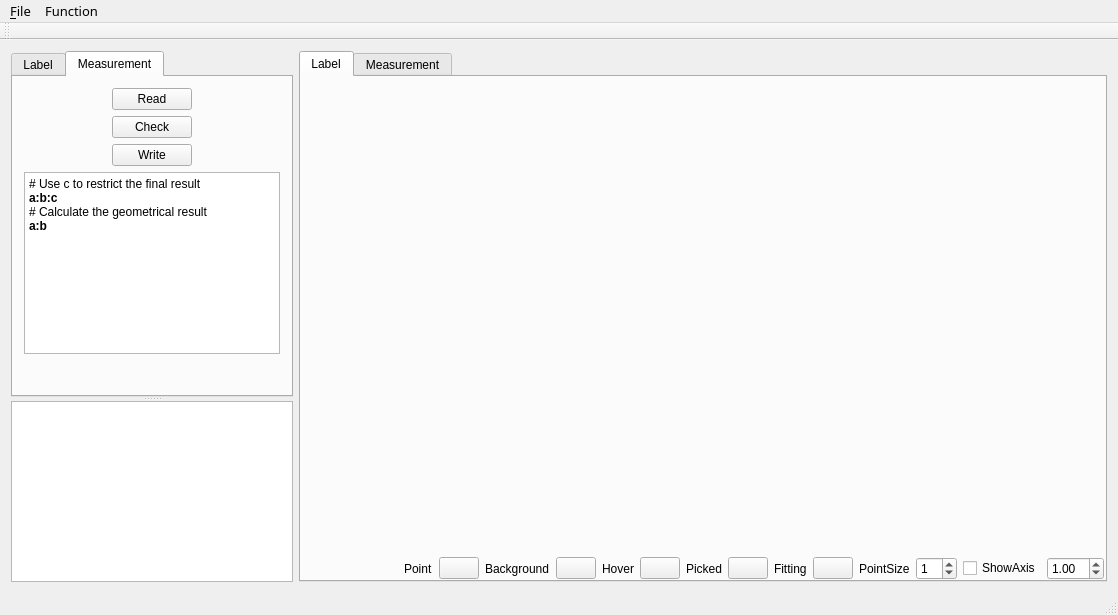
<?xml version="1.0" encoding="UTF-8"?>
<ui version="4.0">
 <class>MainWindow</class>
 <widget class="QMainWindow" name="MainWindow">
  <property name="geometry">
   <rect>
    <x>0</x>
    <y>0</y>
    <width>1118</width>
    <height>615</height>
   </rect>
  </property>
  <property name="windowTitle">
   <string>MainWindow</string>
  </property>
  <widget class="QWidget" name="centralWidget">
   <layout class="QGridLayout" name="gridLayout">
    <item row="0" column="0">
     <widget class="QSplitter" name="splitter">
      <property name="orientation">
       <enum>Qt::Vertical</enum>
      </property>
      <widget class="QTabWidget" name="tabWidget">
       <property name="sizePolicy">
        <sizepolicy hsizetype="Preferred" vsizetype="Preferred">
         <horstretch>0</horstretch>
         <verstretch>0</verstretch>
        </sizepolicy>
       </property>
       <property name="autoFillBackground">
        <bool>true</bool>
       </property>
       <property name="tabPosition">
        <enum>QTabWidget::North</enum>
       </property>
       <property name="tabShape">
        <enum>QTabWidget::Rounded</enum>
       </property>
       <property name="currentIndex">
        <number>1</number>
       </property>
       <property name="movable">
        <bool>false</bool>
       </property>
       <property name="tabBarAutoHide">
        <bool>true</bool>
       </property>
       <widget class="QWidget" name="tab">
        <attribute name="title">
         <string>Label</string>
        </attribute>
        <layout class="QGridLayout" name="gridLayout_2">
         <item row="0" column="0">
          <layout class="QVBoxLayout" name="verticalLayout_2">
           <property name="spacing">
            <number>6</number>
           </property>
           <property name="sizeConstraint">
            <enum>QLayout::SetDefaultConstraint</enum>
           </property>
           <property name="leftMargin">
            <number>0</number>
           </property>
           <property name="rightMargin">
            <number>0</number>
           </property>
           <property name="bottomMargin">
            <number>0</number>
           </property>
           <item>
            <layout class="QHBoxLayout" name="horizontalLayout_6" stretch="1,1">
             <property name="spacing">
              <number>6</number>
             </property>
             <item>
              <widget class="QPushButton" name="pushButton_load_data">
               <property name="text">
                <string>Load PointCloud</string>
               </property>
              </widget>
             </item>
             <item>
              <spacer name="horizontalSpacer_2">
               <property name="orientation">
                <enum>Qt::Horizontal</enum>
               </property>
               <property name="sizeHint" stdset="0">
                <size>
                 <width>40</width>
                 <height>20</height>
                </size>
               </property>
              </spacer>
             </item>
            </layout>
           </item>
           <item>
            <layout class="QHBoxLayout" name="horizontalLayout_5">
             <property name="spacing">
              <number>6</number>
             </property>
             <property name="sizeConstraint">
              <enum>QLayout::SetDefaultConstraint</enum>
             </property>
             <property name="leftMargin">
              <number>0</number>
             </property>
             <item>
              <widget class="QPushButton" name="btn_start_labeling">
               <property name="text">
                <string>Start Labeling</string>
               </property>
              </widget>
             </item>
             <item>
              <widget class="QPushButton" name="btn_cancel_labeling">
               <property name="text">
                <string>Cancel Labeling</string>
               </property>
              </widget>
             </item>
            </layout>
           </item>
           <item>
            <layout class="QHBoxLayout" name="horizontalLayout_2">
             <property name="spacing">
              <number>6</number>
             </property>
             <item>
              <widget class="QPushButton" name="btn_point_labeling">
               <property name="text">
                <string>point</string>
               </property>
              </widget>
             </item>
             <item>
              <widget class="QPushButton" name="btn_line_labeling">
               <property name="text">
                <string>line</string>
               </property>
              </widget>
             </item>
            </layout>
           </item>
           <item>
            <layout class="QHBoxLayout" name="horizontalLayout_3">
             <item>
              <widget class="QPushButton" name="btn_plane_labeling">
               <property name="text">
                <string>plane</string>
               </property>
              </widget>
             </item>
             <item>
              <widget class="QPushButton" name="btn_cylinder_labeling">
               <property name="text">
                <string>cylinder</string>
               </property>
              </widget>
             </item>
            </layout>
           </item>
           <item>
            <widget class="Line" name="line">
             <property name="orientation">
              <enum>Qt::Horizontal</enum>
             </property>
            </widget>
           </item>
           <item>
            <layout class="QHBoxLayout" name="horizontalLayout_4">
             <item>
              <widget class="QPushButton" name="pushButton_check_list">
               <property name="text">
                <string>Check Label List</string>
               </property>
              </widget>
             </item>
             <item>
              <widget class="QPushButton" name="btn_export_label_infor">
               <property name="text">
                <string>Export Labels</string>
               </property>
              </widget>
             </item>
            </layout>
           </item>
          </layout>
         </item>
         <item row="2" column="0">
          <spacer name="verticalSpacer">
           <property name="orientation">
            <enum>Qt::Vertical</enum>
           </property>
           <property name="sizeHint" stdset="0">
            <size>
             <width>20</width>
             <height>40</height>
            </size>
           </property>
          </spacer>
         </item>
        </layout>
       </widget>
       <widget class="QWidget" name="tab_2">
        <attribute name="title">
         <string>Measurement</string>
        </attribute>
        <layout class="QGridLayout" name="gridLayout_6">
         <item row="0" column="0">
          <layout class="QVBoxLayout" name="verticalLayout_4">
           <item>
            <layout class="QHBoxLayout" name="horizontalLayout_9">
             <item>
              <spacer name="horizontalSpacer_6">
               <property name="orientation">
                <enum>Qt::Horizontal</enum>
               </property>
               <property name="sizeHint" stdset="0">
                <size>
                 <width>40</width>
                 <height>20</height>
                </size>
               </property>
              </spacer>
             </item>
             <item>
              <widget class="QPushButton" name="btn_measurement_read">
               <property name="text">
                <string>Read</string>
               </property>
              </widget>
             </item>
             <item>
              <spacer name="horizontalSpacer_5">
               <property name="orientation">
                <enum>Qt::Horizontal</enum>
               </property>
               <property name="sizeHint" stdset="0">
                <size>
                 <width>40</width>
                 <height>20</height>
                </size>
               </property>
              </spacer>
             </item>
            </layout>
           </item>
           <item>
            <layout class="QHBoxLayout" name="horizontalLayout_10">
             <item>
              <spacer name="horizontalSpacer_7">
               <property name="orientation">
                <enum>Qt::Horizontal</enum>
               </property>
               <property name="sizeHint" stdset="0">
                <size>
                 <width>40</width>
                 <height>20</height>
                </size>
               </property>
              </spacer>
             </item>
             <item>
              <widget class="QPushButton" name="btn_measurement_check">
               <property name="text">
                <string>Check</string>
               </property>
              </widget>
             </item>
             <item>
              <spacer name="horizontalSpacer_8">
               <property name="orientation">
                <enum>Qt::Horizontal</enum>
               </property>
               <property name="sizeHint" stdset="0">
                <size>
                 <width>40</width>
                 <height>20</height>
                </size>
               </property>
              </spacer>
             </item>
            </layout>
           </item>
           <item>
            <layout class="QHBoxLayout" name="horizontalLayout_11">
             <item>
              <spacer name="horizontalSpacer_10">
               <property name="orientation">
                <enum>Qt::Horizontal</enum>
               </property>
               <property name="sizeHint" stdset="0">
                <size>
                 <width>40</width>
                 <height>20</height>
                </size>
               </property>
              </spacer>
             </item>
             <item>
              <widget class="QPushButton" name="btn_measurement_write">
               <property name="text">
                <string>Write</string>
               </property>
              </widget>
             </item>
             <item>
              <spacer name="horizontalSpacer_9">
               <property name="orientation">
                <enum>Qt::Horizontal</enum>
               </property>
               <property name="sizeHint" stdset="0">
                <size>
                 <width>40</width>
                 <height>20</height>
                </size>
               </property>
              </spacer>
             </item>
            </layout>
           </item>
          </layout>
         </item>
         <item row="2" column="0">
          <spacer name="verticalSpacer_2">
           <property name="orientation">
            <enum>Qt::Vertical</enum>
           </property>
           <property name="sizeHint" stdset="0">
            <size>
             <width>20</width>
             <height>40</height>
            </size>
           </property>
          </spacer>
         </item>
         <item row="1" column="0">
          <widget class="QTextEdit" name="textEdit_2">
           <property name="readOnly">
            <bool>true</bool>
           </property>
           <property name="html">
            <string>&lt;!DOCTYPE HTML PUBLIC &quot;-//W3C//DTD HTML 4.0//EN&quot; &quot;http://www.w3.org/TR/REC-html40/strict.dtd&quot;&gt;
&lt;html&gt;&lt;head&gt;&lt;meta name=&quot;qrichtext&quot; content=&quot;1&quot; /&gt;&lt;meta charset=&quot;utf-8&quot; /&gt;&lt;style type=&quot;text/css&quot;&gt;
p, li { white-space: pre-wrap; }
&lt;/style&gt;&lt;/head&gt;&lt;body style=&quot; font-family:'Segoe UI'; font-size:9pt; font-weight:400; font-style:normal;&quot;&gt;
&lt;p style=&quot; margin-top:0px; margin-bottom:0px; margin-left:0px; margin-right:0px; -qt-block-indent:0; text-indent:0px;&quot;&gt;&lt;span style=&quot; font-family:'SimSun';&quot;&gt;# Use c to restrict the final result&lt;/span&gt;&lt;/p&gt;
&lt;p style=&quot; margin-top:0px; margin-bottom:0px; margin-left:0px; margin-right:0px; -qt-block-indent:0; text-indent:0px;&quot;&gt;&lt;span style=&quot; font-family:'SimSun'; font-weight:600;&quot;&gt;a:b:c&lt;/span&gt;&lt;/p&gt;
&lt;p style=&quot; margin-top:0px; margin-bottom:0px; margin-left:0px; margin-right:0px; -qt-block-indent:0; text-indent:0px;&quot;&gt;&lt;span style=&quot; font-family:'SimSun';&quot;&gt;# Calculate the geometrical result&lt;/span&gt;&lt;/p&gt;
&lt;p style=&quot; margin-top:0px; margin-bottom:0px; margin-left:0px; margin-right:0px; -qt-block-indent:0; text-indent:0px;&quot;&gt;&lt;span style=&quot; font-family:'SimSun'; font-weight:600;&quot;&gt;a:b&lt;/span&gt;&lt;/p&gt;&lt;/body&gt;&lt;/html&gt;</string>
           </property>
          </widget>
         </item>
        </layout>
       </widget>
      </widget>
      <widget class="QTextEdit" name="textEdit">
       <property name="enabled">
        <bool>true</bool>
       </property>
       <property name="sizePolicy">
        <sizepolicy hsizetype="Expanding" vsizetype="Expanding">
         <horstretch>0</horstretch>
         <verstretch>0</verstretch>
        </sizepolicy>
       </property>
      </widget>
     </widget>
    </item>
    <item row="0" column="1">
     <widget class="QTabWidget" name="tabWidget_2">
      <property name="currentIndex">
       <number>0</number>
      </property>
      <property name="movable">
       <bool>false</bool>
      </property>
      <widget class="QWidget" name="tab_3">
       <attribute name="title">
        <string>Label</string>
       </attribute>
       <layout class="QGridLayout" name="gridLayout_3">
        <property name="leftMargin">
         <number>0</number>
        </property>
        <property name="topMargin">
         <number>0</number>
        </property>
        <property name="rightMargin">
         <number>0</number>
        </property>
        <property name="bottomMargin">
         <number>0</number>
        </property>
        <property name="spacing">
         <number>1</number>
        </property>
        <item row="0" column="0">
         <layout class="QVBoxLayout" name="verticalLayout_6" stretch="12,1">
          <item>
           <widget class="QFrame" name="frame">
            <property name="enabled">
             <bool>true</bool>
            </property>
            <property name="cursor">
             <cursorShape>PointingHandCursor</cursorShape>
            </property>
            <property name="focusPolicy">
             <enum>Qt::TabFocus</enum>
            </property>
            <property name="contextMenuPolicy">
             <enum>Qt::NoContextMenu</enum>
            </property>
            <property name="toolTipDuration">
             <number>0</number>
            </property>
            <property name="autoFillBackground">
             <bool>false</bool>
            </property>
            <property name="frameShape">
             <enum>QFrame::NoFrame</enum>
            </property>
            <property name="frameShadow">
             <enum>QFrame::Raised</enum>
            </property>
            <property name="midLineWidth">
             <number>1</number>
            </property>
           </widget>
          </item>
          <item>
           <layout class="QHBoxLayout" name="horizontalLayout">
            <property name="leftMargin">
             <number>4</number>
            </property>
            <property name="rightMargin">
             <number>1</number>
            </property>
            <item>
             <spacer name="horizontalSpacer">
              <property name="orientation">
               <enum>Qt::Horizontal</enum>
              </property>
              <property name="sizeHint" stdset="0">
               <size>
                <width>40</width>
                <height>20</height>
               </size>
              </property>
             </spacer>
            </item>
            <item>
             <widget class="QLabel" name="label_front_color">
              <property name="text">
               <string>Point</string>
              </property>
             </widget>
            </item>
            <item>
             <widget class="QPushButton" name="pushButton_front_color">
              <property name="text">
               <string/>
              </property>
             </widget>
            </item>
            <item>
             <widget class="QLabel" name="label_back_color">
              <property name="text">
               <string>Background</string>
              </property>
             </widget>
            </item>
            <item>
             <widget class="QPushButton" name="pushButton_back_color">
              <property name="text">
               <string/>
              </property>
             </widget>
            </item>
            <item>
             <widget class="QLabel" name="label_hover_color">
              <property name="text">
               <string>Hover</string>
              </property>
             </widget>
            </item>
            <item>
             <widget class="QPushButton" name="pushButton_hover_color">
              <property name="text">
               <string/>
              </property>
             </widget>
            </item>
            <item>
             <widget class="QLabel" name="label_picked_color">
              <property name="text">
               <string>Picked</string>
              </property>
             </widget>
            </item>
            <item>
             <widget class="QPushButton" name="pushButton_picked_color">
              <property name="text">
               <string/>
              </property>
             </widget>
            </item>
            <item>
             <widget class="QLabel" name="label_fitting_color">
              <property name="text">
               <string>Fitting</string>
              </property>
             </widget>
            </item>
            <item>
             <widget class="QPushButton" name="pushButton_fitting_color">
              <property name="text">
               <string/>
              </property>
             </widget>
            </item>
            <item>
             <widget class="QLabel" name="label">
              <property name="text">
               <string>PointSize</string>
              </property>
             </widget>
            </item>
            <item>
             <widget class="QSpinBox" name="spinBox_point_size">
              <property name="value">
               <number>1</number>
              </property>
             </widget>
            </item>
            <item>
             <widget class="QCheckBox" name="checkBox_show_axis">
              <property name="text">
               <string>ShowAxis</string>
              </property>
             </widget>
            </item>
            <item>
             <widget class="QDoubleSpinBox" name="doubleSpinBox_show_axis">
              <property name="value">
               <double>1.000000000000000</double>
              </property>
             </widget>
            </item>
           </layout>
          </item>
         </layout>
        </item>
       </layout>
      </widget>
      <widget class="QWidget" name="tab_4">
       <attribute name="title">
        <string>Measurement</string>
       </attribute>
       <layout class="QGridLayout" name="gridLayout_5">
        <property name="spacing">
         <number>1</number>
        </property>
        <item row="1" column="0">
         <layout class="QVBoxLayout" name="verticalLayout">
          <item>
           <widget class="Line" name="line_2">
            <property name="orientation">
             <enum>Qt::Horizontal</enum>
            </property>
           </widget>
          </item>
          <item>
           <widget class="QPlainTextEdit" name="text_measurement_pairs"/>
          </item>
         </layout>
        </item>
        <item row="0" column="0">
         <layout class="QHBoxLayout" name="horizontalLayout_12">
          <item>
           <widget class="QLabel" name="label_2">
            <property name="text">
             <string>Design measurement items</string>
            </property>
           </widget>
          </item>
          <item>
           <spacer name="horizontalSpacer_12">
            <property name="orientation">
             <enum>Qt::Horizontal</enum>
            </property>
            <property name="sizeHint" stdset="0">
             <size>
              <width>40</width>
              <height>20</height>
             </size>
            </property>
           </spacer>
          </item>
          <item>
           <widget class="Line" name="line_4">
            <property name="orientation">
             <enum>Qt::Vertical</enum>
            </property>
           </widget>
          </item>
          <item>
           <widget class="QLabel" name="label_measurement_info">
            <property name="text">
             <string/>
            </property>
           </widget>
          </item>
         </layout>
        </item>
       </layout>
      </widget>
     </widget>
    </item>
   </layout>
  </widget>
  <widget class="QMenuBar" name="menuBar">
   <property name="geometry">
    <rect>
     <x>0</x>
     <y>0</y>
     <width>1118</width>
     <height>24</height>
    </rect>
   </property>
   <property name="font">
    <font>
     <family>Sans Serif</family>
     <pointsize>10</pointsize>
    </font>
   </property>
   <widget class="QMenu" name="menuFile">
    <property name="font">
     <font>
      <family>Adobe Courier</family>
      <pointsize>10</pointsize>
     </font>
    </property>
    <property name="title">
     <string>&amp;File</string>
    </property>
    <addaction name="actionClean"/>
    <addaction name="actionCheck"/>
    <addaction name="separator"/>
    <addaction name="actionQuit"/>
   </widget>
   <widget class="QMenu" name="menuFunc">
    <property name="title">
     <string>Function</string>
    </property>
    <addaction name="actionShow_Label_Result"/>
    <addaction name="actionShow_Measurement_Result"/>
    <addaction name="separator"/>
    <addaction name="actionStart"/>
   </widget>
   <addaction name="menuFile"/>
   <addaction name="menuFunc"/>
  </widget>
  <widget class="QToolBar" name="mainToolBar">
   <attribute name="toolBarArea">
    <enum>TopToolBarArea</enum>
   </attribute>
   <attribute name="toolBarBreak">
    <bool>false</bool>
   </attribute>
  </widget>
  <widget class="QStatusBar" name="statusBar"/>
  <action name="actionQuit">
   <property name="text">
    <string>&amp;Quit</string>
   </property>
   <property name="font">
    <font>
     <family>Sans Serif</family>
     <pointsize>10</pointsize>
    </font>
   </property>
   <property name="shortcut">
    <string>Ctrl+Q</string>
   </property>
  </action>
  <action name="actionClean">
   <property name="text">
    <string>&amp;Clean scene</string>
   </property>
   <property name="font">
    <font>
     <family>Sans Serif</family>
     <pointsize>10</pointsize>
    </font>
   </property>
   <property name="shortcut">
    <string>Del</string>
   </property>
  </action>
  <action name="actionCheck">
   <property name="text">
    <string>Check Configuration</string>
   </property>
  </action>
  <action name="actionStart">
   <property name="text">
    <string>Start All Process</string>
   </property>
  </action>
  <action name="actionShow_Label_Result">
   <property name="text">
    <string>Show Label Result</string>
   </property>
  </action>
  <action name="actionShow_Measurement_Result">
   <property name="text">
    <string>Show Measurement Result</string>
   </property>
  </action>
 </widget>
 <layoutdefault spacing="6" margin="11"/>
 <resources/>
 <connections/>
</ui>
